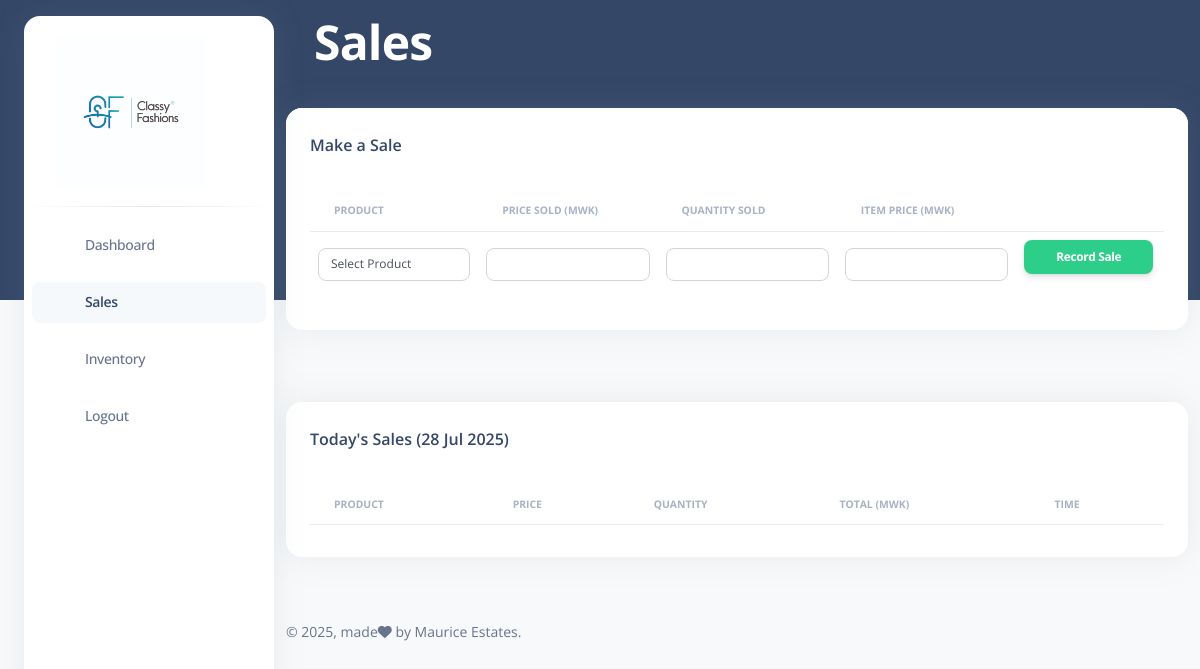
The page /pages/sales.php (signed in) on the database as committed earlier.
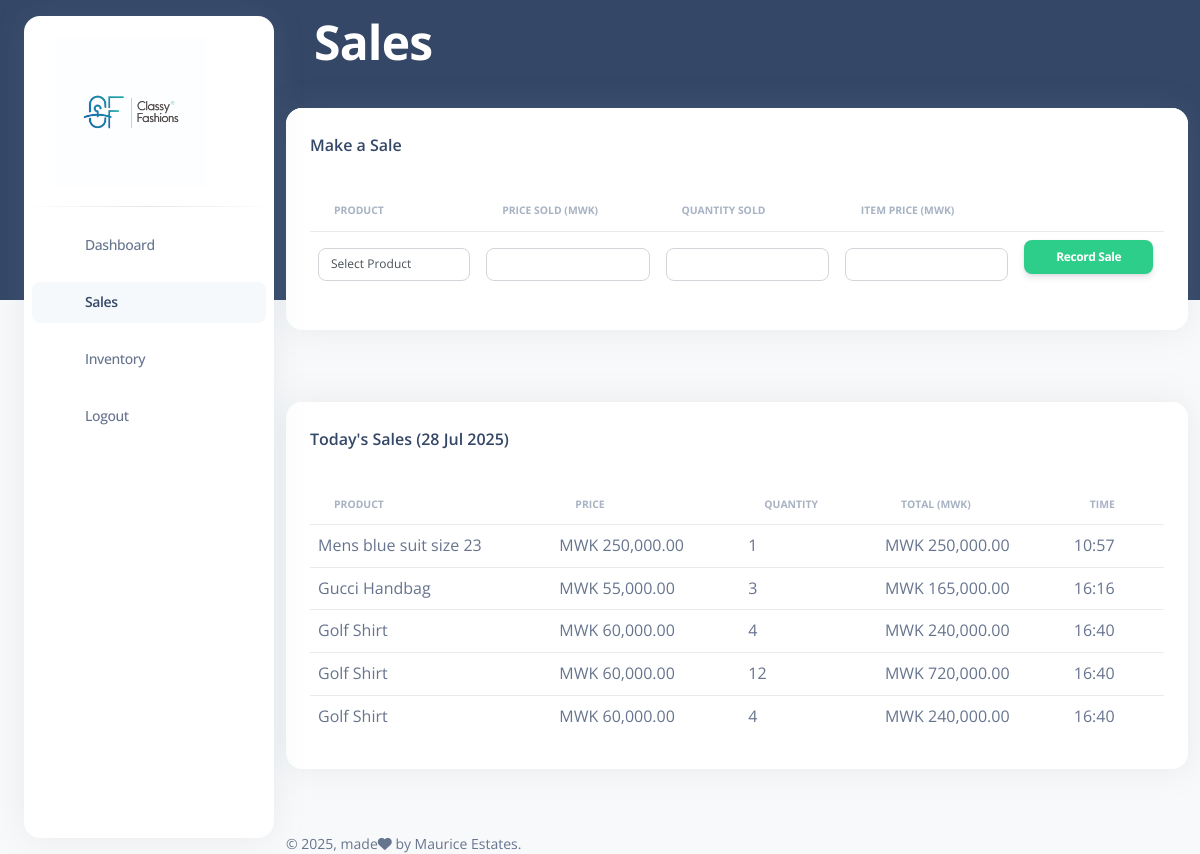
The same page on the database as committed later.
### tables this page shows
CREATE TABLE `sales` (
  `id` int(11) NOT NULL,
  `product_id` int(11) DEFAULT NULL,
  `product_name` varchar(255) DEFAULT NULL,
  `user_id` int(11) DEFAULT NULL,
  `sale_date` timestamp NOT NULL DEFAULT current_timestamp(),
  `total_amount` decimal(10,2) DEFAULT NULL,
  `created_at` timestamp NOT NULL DEFAULT current_timestamp(),
  `quantity_sold` int(11) DEFAULT 1,
  `selling_price` decimal(10,2) DEFAULT NULL,
  `ordering_price` decimal(10,2) DEFAULT NULL
);

CREATE TABLE `inventory` (
  `id` int(11) NOT NULL,
  `product_name` varchar(100) NOT NULL,
  `category` varchar(50) DEFAULT NULL,
  `quantity` int(11) DEFAULT 0,
  `updated_at` timestamp NOT NULL DEFAULT current_timestamp() ON UPDATE current_timestamp(),
  `selling_price` decimal(10,2) DEFAULT NULL,
  `ordering_price` decimal(10,2) DEFAULT NULL
);

### pages/sales.php (the view, shortened to what this page needs)
<?php
include '../includes/db.php';
$salesSql = "
  SELECT
    s.id,
    i.product_name,
    s.total_amount,
    s.quantity_sold,
    s.selling_price,
    s.created_at
  FROM sales s
  JOIN inventory i ON s.product_id = i.id
  WHERE DATE(s.created_at) = CURDATE()
";
$salesResult = $conn->query($salesSql);
?>
<!DOCTYPE html>
<html lang="en">
<head>
  <link href="https://demos.creative-tim.com/argon-dashboard-pro/assets/css/nucleo-icons.css" rel="stylesheet" />
  <link href="https://demos.creative-tim.com/argon-dashboard-pro/assets/css/nucleo-svg.css" rel="stylesheet" />
  <link id="pagestyle" href="../assets/css/argon-dashboard.css?v=2.1.0" rel="stylesheet" />
</head>
<body class="g-sidenav-show   bg-gray-100">
  <aside class="sidenav bg-white navbar navbar-vertical navbar-expand-xs border-0 border-radius-xl my-3 fixed-start ms-4 " id="sidenav-main">
    <div class="sidenav-header">
      <a class="navbar-brand m-0 d-flex align-items-center" href="../dashboard.php">
  <img src="../assets/img/cflogo.jpg" style="height: 150px; width: auto; max-height: none;" alt="main_logo">
</a>
    </div>
    <hr class="horizontal dark mt-0">
    <div class="collapse navbar-collapse  w-auto h-auto " id="sidenav-collapse-main">
      <ul class="navbar-nav">
      <li class="nav-item ">
          <a class="nav-link " href="../dashboard.php">
            <div class="icon icon-shape icon-sm border-radius-md text-center me-2 d-flex align-items-center justify-content-center">
            </div>
            <span class="nav-link-text ms-1">Dashboard</span>
          </a>
        </li>
        <li class="nav-item mt-3">
          <a class="nav-link active " href="./sales.php">
            <div class="icon icon-shape icon-sm border-radius-md text-center me-2 d-flex align-items-center justify-content-center">
            </div>
            <span class="nav-link-text ms-1">Sales</span>
          </a>
        </li>
        <li class="nav-item mt-3">
          <a class="nav-link " href="./inventory.php">
            <div class="icon icon-shape icon-sm border-radius-md text-center me-2 d-flex align-items-center justify-content-center">
            </div>
            <span class="nav-link-text ms-1">Inventory</span>
          </a>
        </li>
        <li class="nav-item mt-3">
          <a class="nav-link" href="../actions/logout.php">
            <div class="icon icon-shape icon-sm border-radius-md text-center me-2 d-flex align-items-center justify-content-center">
            </div>
            <span class="nav-link-text ms-1">Logout</span>
          </a>
        </li>
      </ul>
    </div>
  </aside>
  <main class="main-content position-relative border-radius-lg ">
    <nav class="navbar navbar-main navbar-expand-lg px-0 mx-4 shadow-none border-radius-xl " id="navbarBlur" data-scroll="false">
      <div class="container-fluid py-1 px-3">
        <nav aria-label="breadcrumb">
          <h1 class="font-weight-bolder text-white mb-0">Sales</h1>
        </nav>
        </nav>
 <div class="container-fluid py-4">
  <div class="row">
    <div class="col-12">
      <div class="card mb-4">
        <div class="card-header pb-0">
          <h6>Make a Sale</h6>
        </div>
        <div class="card-body px-0 pt-0 pb-2">
          <div class="table-responsive p-4">
            <form action="../actions/insert_sale.php" method="POST">
              <table class="table align-items-center mb-0">
                <thead>
                  <tr>
                    <th class="text-uppercase text-secondary text-xxs font-weight-bolder opacity-7">Product</th>
                    <th class="text-uppercase text-secondary text-xxs font-weight-bolder opacity-7">Price Sold (MWK)</th>
                    <th class="text-uppercase text-secondary text-xxs font-weight-bolder opacity-7">Quantity Sold</th>
                    <th class="text-uppercase text-secondary text-xxs font-weight-bolder opacity-7">Item Price (MWK)</th>
                    <th></th>
                  </tr>
                </thead>
                <tbody>
                  <tr>
                    <td>
                      <select name="product_id" id="productSelect" class="form-control form-control-sm" required>
                      <option value="" disabled selected>Select Product</option>
                      </select>
                    </td>
                    <td>
                        <input type="number" step="0.01" name="price" class="form-control form-control-sm" required>
                    </td>
                    <td>
                      <input type="number" name="quantity_sold" class="form-control form-control-sm" required>
                    </td>
                    <td>
                    <input type="number" step="0.01" id="priceInput" class="form-control form-control-sm" readonly>
                    </td>
                    <td>
                      <button type="submit" class="btn btn-sm btn-success">Record Sale</button>
                    </td>
                  </tr>
                </tbody>
              </table>
            </form>
          </div>
        </div>
      </div>
    </div>
  </div>
</div>
<div class="container-fluid py-4">
  <div class="row">
    <div class="col-12">
      <div class="card mb-4">
        <div class="card-header pb-0">
          <h6>Today's Sales (<?= date('d M Y') ?>)</h6>
        </div>
        <div class="card-body px-0 pt-0 pb-2">
          <div class="table-responsive p-4">
            <table class="table align-items-center mb-0">
              <thead>
                <tr>
                  <th class="text-uppercase text-secondary text-xxs font-weight-bolder opacity-7">Product</th>
                  <th class="text-uppercase text-secondary text-xxs font-weight-bolder opacity-7">Price</th>
                  <th class="text-uppercase text-secondary text-xxs font-weight-bolder opacity-7">Quantity</th>
                  <th class="text-uppercase text-secondary text-xxs font-weight-bolder opacity-7">Total (MWK)</th>
                  <th class="text-uppercase text-secondary text-xxs font-weight-bolder opacity-7">Time</th>
                </tr>
              </thead>
              <tbody>
                <?php while ($row = $salesResult->fetch_assoc()): ?>
                  <tr>
                    <td><?= htmlspecialchars($row['product_name']) ?></td>
                    <td>MWK <?= number_format($row['selling_price'], 2) ?></td>
                    <td><?= $row['quantity_sold'] ?></td>
                    <td>MWK <?= number_format($row['total_amount'], 2) ?></td>
                    <td><?= date('H:i', strtotime($row['created_at'])) ?></td>
                  </tr>
                <?php endwhile; ?>
              </tbody>
            </table>
          </div>
        </div>
      </div>
    </div>
  </div>
</div>
      <footer class="footer pt-3  ">
        <div class="container-fluid">
          <div class="row align-items-center justify-content-lg-between">
            <div class="col-lg-6 mb-lg-0 mb-4">
              <div class="copyright text-center text-sm text-muted text-lg-start">
                © ,
                made<i class="fa fa-heart"></i> by
                Maurice Estates.
              </div>
            </div>
          </div>
        </div>
      </footer>
  </main>
</body>
</html>

Rows that differ between the two databases and show on the page:
added sales: product.product_name "Mens blue suit size 23", selling_price "250,000.00", quantity_sold "1", total_amount "250,000.00", created_at "10:57"
added sales: product.product_name "Gucci Handbag", selling_price "55,000.00", quantity_sold "3", total_amount "165,000.00", created_at "16:16"
added sales: product.product_name "Golf Shirt", selling_price "60,000.00", quantity_sold "4", total_amount "240,000.00", created_at "16:40"
added sales: product.product_name "Golf Shirt", selling_price "60,000.00", quantity_sold "12", total_amount "720,000.00", created_at "16:40"
added sales: product.product_name "Golf Shirt", selling_price "60,000.00", quantity_sold "4", total_amount "240,000.00", created_at "16:40"
